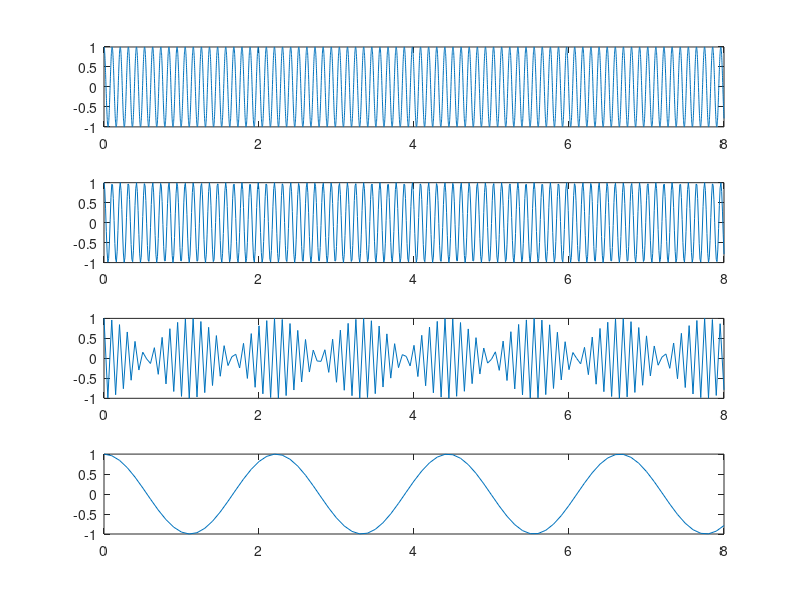
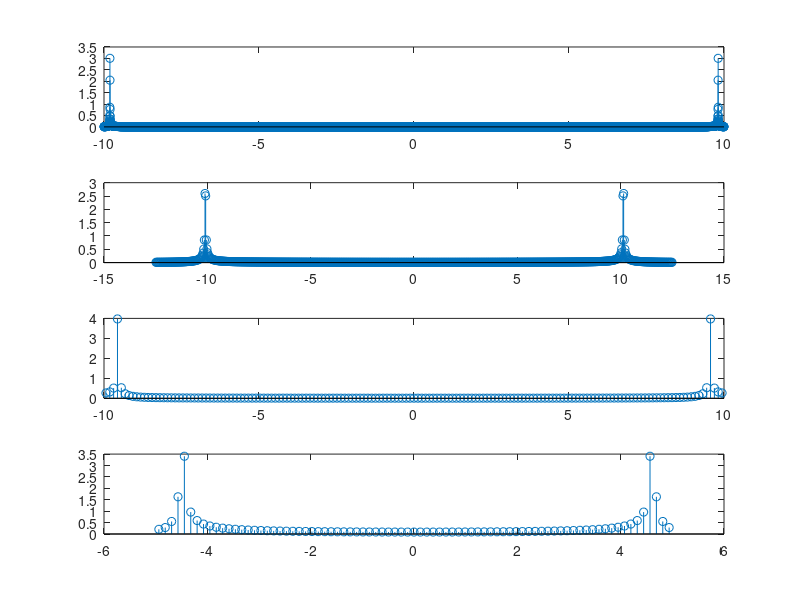

Reproduce these figures in MATLAB, in order.
clear all;
% part 1

% 1000 samples
figure (1);
fs1=1000;
Ts1=1/fs1;
n1=0:Ts1:8;
x=cos(60*n1);
subplot(411);
plot(n1,x);
% fft
figure(2);
y=abs(fft(x))/fs1;
f=(-(length(y)-1)/2:(length(y)-1)/2)*20/length(y);
subplot(411);
stem(f,y);

% 100 samples
figure (1);
fs1=100;
Ts1=1/fs1;
n1=0:Ts1:8;
x=cos(60*n1);
subplot(412);
plot(n1,x);
% fft
figure(2);
y=abs(fft(x))/fs1;
f=((-(length(y)-1)/2):((length(y)-1)/2))*25/length(y);
subplot(412);
stem(f,y);

% 20 samples
figure (1);
fs1=20;
Ts1=1/fs1;
n1=0:Ts1:8;
x=cos(60*n1);
subplot(413);
plot(n1,x);
% fft
figure(2);
y=abs(fftshift(fft(x)))/fs1;
f=((-(length(y)-1)/2):((length(y)-1)/2))*20/length(y);
subplot(413);
stem(f,y);

% 10 samples
figure (1);
fs1=10;
Ts1=1/fs1;
n1=0:Ts1:8;
x=cos(60*n1);
subplot(414);
plot(n1,x);
% fft
figure(2);
y=abs(fft(x))/fs1;
f=(-(length(y)-1)/2:(length(y)-1)/2)*10/length(y);
subplot(414);
stem(f,y);
